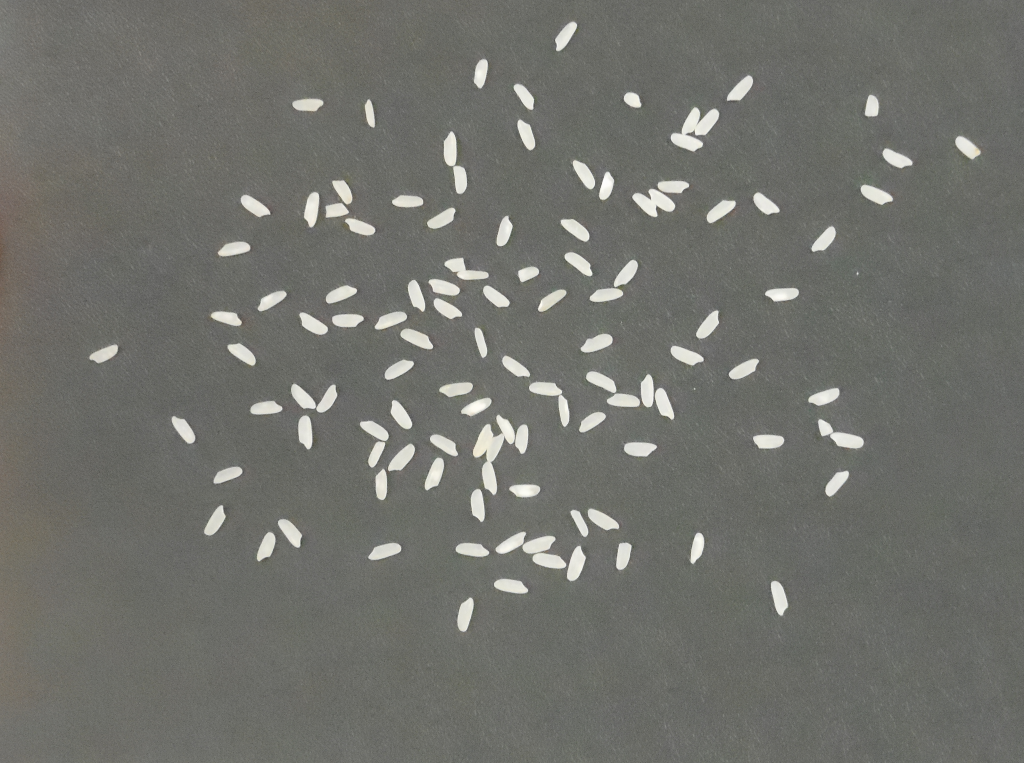
#> input picture Trabalho4/114.bmp, 1024 x 763 px
$ python main.py   (older library calls are emulated)
#> lines starting #> are read from the running program, lines starting #| are printed output that depends on the picture; after the words box and inside, x2 and y2 are one past the last pixel; in counts of white or black regions, pixels touching at a corner belong together
#===============================================================================
# Processamento Digital de Imagens
# Trabalho 4 - Segmentação
# Autor: Breno Moura de Abreu
# RA: 1561286
# Data: 2022-05-04
#===============================================================================

import cv2
import numpy as np

#=================================LEIA ME=======================================

'''
Ok, vamos lá...
Inicialmente preciso informar que o programa não funciona completamente
nem corretamente.
Acredito que a idea está correta, mas não consegui escrever
um programa funcional, infelizmente.
Admito que não investi tanto tempo quanto devia com esse projeto. Me ocupei
com outros trabalhos e acabei não tendo tempo o suficiente para terminar este
aqui nem procurar conselhos com o professor, o que teria sido muito útil, é claro.
Depois de pesquisar um pouco acabei encontrando uma solução envolvendo
encontrar bordas côncavas na imagem.
Não cheguei a ler o artigo que apresenta os métodos usados,
apenas li a introdução o que já me deu a base para utilizar essa ideia
para encontrar a resposta.
Tentei encontrar as soluções por conta própria, mas não consegui criar um programa funcional.
O programa não realiza o threshold adaptativo, então só "funciona" para imagens
com um foreground e background com valores parecidos entre si

A ideia aqui é a seguinte:
Encontrar as bordas dos elementos (grãos de arroz) utilizando o gradiente
Consigo encontrar os elementos isolados apenas utilizando um flood fill
Os elementos que fazem parte de um conjunto de elementos interligados
constituem um único blob, e suas bordas são compartilhadas.
É possível notar que para os elementos conjuntos há bordas côncavas, duas para
cada elemento adicional. Ou seja, se dois grãos de arroz estão interligados,
haverão duas bordas cônvadas, se há três grãos interligados, haverão quatro
bordas côncavas, etc.
Utilizando essa lógica é apenas necessário achar uma forma de encontrar
e contabilizar essas bordas côncavas.
Para tal, tentei encontrar um ponto médio entre dois pontos distanciados
entre um valor constante de pixels, e verificar se ele pertence ao grão de arroz
ou ao background. Se faz parte do último, é uma borda côncava.
'''

#===============================================================================

def main():

    # Carrega a imagem
    img = cv2.imread("114.bmp")
#> img is the input picture: shape (763, 1024, 3); mean B, G, R 107.9, 113.3, 112.6

    # Normaliza os valores da imagem para valores entre 0 e 1
    img = cv2.cvtColor(img, cv2.COLOR_BGR2GRAY)
#> img: shape (763, 1024)
    img = img.reshape((img.shape[0], img.shape[1], 1))
    img = img.astype(np.float32) / 255
#> img: shape (763, 1024, 1) float32
    img = cv2.GaussianBlur(img, (5, 5), 0)
#> img: shape (763, 1024) float32

    rows, cols = img.shape

    img_bin = binarize(img)
#> in binarize, `_, img_bin = cv2.threshold(img, 0.8, 1, cv2.THRESH_BINARY)`:
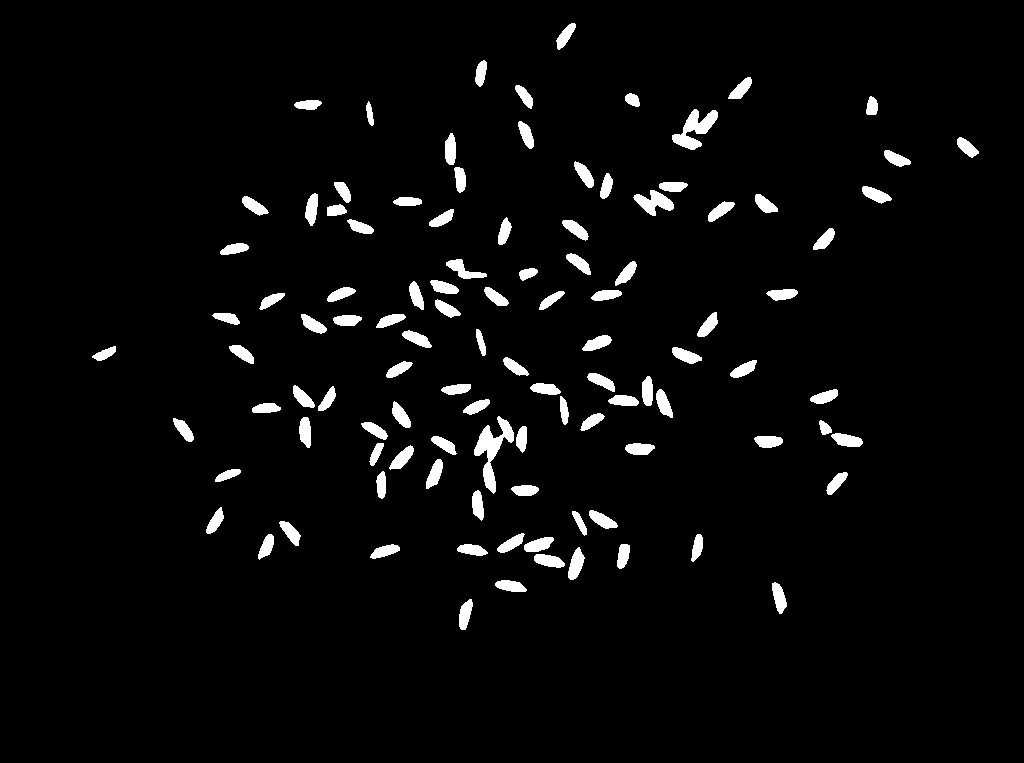
#> img_bin: shape (763, 1024) float32; values 0 (black) and 1 (white), 3.6% white; 107 white regions, largest, box (x1, y1, x2, y2) and area: (474, 416, 514, 494) 1086, (672, 109, 718, 150) 843, (633, 190, 674, 216) 546
    img_mag, dx, dy = find_edges(img_bin)
    img_ori = find_orientation(dx, dy)
    img_eroded = erode(img_mag)

    '''hsv = np.zeros_like(img_col)
    hsv[..., 0] = orientation
    hsv[..., 1] = 255
    hsv[..., 2] = cv2.normalize(eroded, None, 0, 255, cv2.NORM_MINMAX)
    bgr = cv2.cvtColor(hsv, cv2.COLOR_HSV2BGR)
    cv2.imwrite("test_ori.png", bgr)'''

    img_eroded_copy = img_eroded.copy()
    elements, ex, ey = find_elements(rows, cols, img_ori, img_eroded_copy)
    count = count_elements(elements, ex, ey, img_bin, img_eroded)

    print("Total de elementos: " + str(count))

#===============================================================================

def count_elements(elements, ex, ey, img_bin, img_eroded):
    ''' Conta a quantidade total de elementos presentes na imagem
        Isso é feito da seguinte forma:
        Encontra-se o número de bordas côncavas total dos elementos
        Se não há uma borda côncava, o elmento está isolado
        Para cada conjunto de elementos aglomerados há duas bordas côncavas
        para cada elemento interligado. Dessa forma, divide-se por 2 o número
        de bordas côncavas presentes na imagem e soma-se ao número total
        de blobs para encontrar a quantidade de elementos únicos na imagem '''

    count = 0
    wnd_size = 12
    for i in range(len(elements)):
        arr = elements[i]
        arrx = ex[i]
        arry = ey[i]
        j = 0
        while j + wnd_size < len(arr):
            # Encontra a diferença entre a orientação de dois pontos
            # Os pontos estão distanciados wnd_size pixels
            dif = abs(arr[j + wnd_size] - arr[j])
            if dif > 90:
                dif = abs(180 - dif)

            # Encontra o ponto médio entre os dois pixels
            midx = int(0.5 * arrx[j + wnd_size] + 0.5 *  arrx[j])
            midy = int(0.5 * arry[j + wnd_size] + 0.5 *  arry[j])

            # Verifica se o ponto médio faz parte do background ou não
            # Se sim, a borda é côncava
            if (img_bin[midy, midx] == 0 and img_eroded[midy, midx] == 0 and dif > 30):
                count = count + 1
                # Pula para o pixel da extermidade oposta e continua o algoritmo
                # a partir daquele ponto, já que a borda côncava foi encontrada.
                j = j + wnd_size
            else:
                j = j + 1

    # Retorna a quantidade total de elementos presentes na imagem
    return int(count / 2) + len(elements)

#===============================================================================

def find_elements(rows, cols, img_ori, img_eroded):
    ''' Encontra todos os elementos e armazena as coordenadas e a orientação
        de cada pixel que pertence ao elemento
        Retorna uma lista contendo todos os elementos '''
    elements = []
    array = []
    ex = []
    ey = []
    for y in range(rows):
        for x in range(cols):
            # Caso o pixel pertence a uma borda
            if img_eroded[y, x] != 0:
                array = []
                arrx = []
                arry = []
                # Realiza o flood fill para encontrar todos os pixels
                # que pertencem ao elemento, e armazena informações
                flood_fill(y, x, array, img_eroded, arrx, arry, img_ori)
                elements.append(array)
                ex.append(arrx)
                ey.append(arry)

    return elements, ex, ey

#===============================================================================

def find_orientation(dx, dy):
    ''' Encontra a orientação de cada pixel que pertence à uma borda '''
    orientation = cv2.phase(dx, dy, angleInDegrees=True)
    orientation = orientation / 2
    return orientation

#===============================================================================

def erode(img):
    ''' Realiza a erosão da imagem que apresenta as bordas dos elementos
        Isso é feito para afinar as bordas, permitindo trabalhar com menos pixels '''
    kernel = np.ones((2, 2))
    eroded = cv2.erode(img, kernel, iterations=1)
    return eroded

#===============================================================================

def find_edges(img):
    ''' Aplica o gradiente como filtro de Sobel para encontrar as bordas
        dos elementos, representado pela magnetude.'''
    dx = cv2.Sobel(img, cv2.CV_32F, 1, 0, ksize=3)
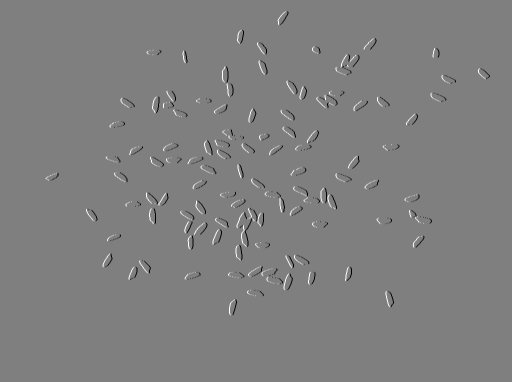
#> dx: shape (763, 1024) float32 (shown at 1/2 size); min -4, max 4, mean 0; drawn with min black and max white
    dy = cv2.Sobel(img, cv2.CV_32F, 0, 1, ksize=3)
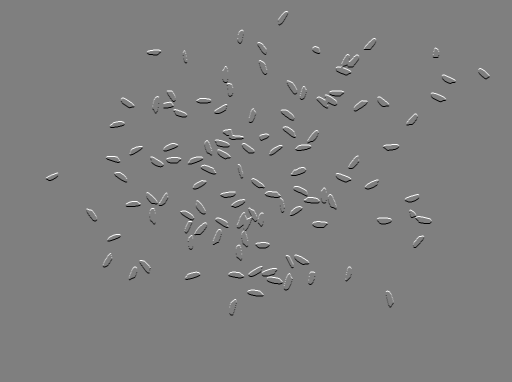
#> dy: shape (763, 1024) float32 (shown at 1/2 size); min -4, max 4, mean 0; drawn with min black and max white
    mag = cv2.magnitude(dx, dy)
    return mag, dx, dy

#===============================================================================

def binarize(img):
    ''' Binariza a imagem '''
    _, img_bin = cv2.threshold(img, 0.8, 1, cv2.THRESH_BINARY)
    return img_bin

#===============================================================================

def flood_fill(y, x, array, matrix, arrx, arry, orientation):
    ''' Realiza um flood fill nos contornos e armazena sua orientação
        Preenche arrays contendo as coordenadas e a orientação dos pixels '''
    rows, cols = matrix.shape
    array.append(orientation[y, x])
    arrx.append(x)
    arry.append(y)
    matrix[y, x] = 0

    if(y - 1 >= 0 and matrix[y - 1, x] != 0):
        flood_fill(y - 1, x, array, matrix, arrx, arry, orientation)
    if(x + 1 < cols and matrix[y, x + 1] != 0):
        flood_fill(y, x + 1, array, matrix, arrx, arry, orientation)
    if(y + 1 < rows and matrix[y + 1, x] != 0):
        flood_fill(y + 1, x, array, matrix, arrx, arry, orientation)
    if(x - 1 >= 0 and matrix[y, x - 1] != 0):
        flood_fill(y, x - 1, array, matrix, arrx, arry, orientation)

#===============================================================================

if __name__ == "__main__":
    main()
#> in erode, `eroded = cv2.erode(img, kernel, iterations=1)`:
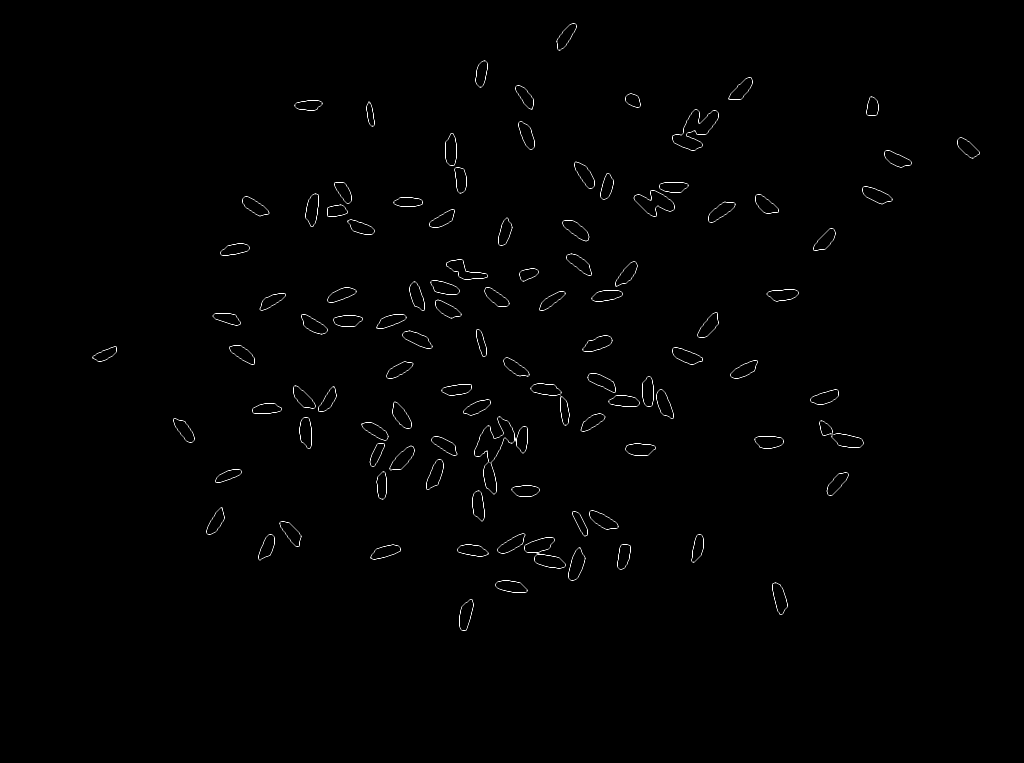
#> eroded: shape (763, 1024) float32; min 0, max 4, mean 0.0285; drawn with min black and max white
#> after the loop in find_elements, `for y in range(rows):`: elements = 103 items
#> the loop in count_elements, `for i in range(len(elements)):` made 103 passes
#> after the loop in count_elements, `for i in range(len(elements)):`: count = 23
#> in main, `count = count_elements(elements, ex, ey, img_bin, img_eroded)`: count = 114
#| Total de elementos: 114

$ run again, with Trabalho4/150.bmp copied over Trabalho4/114.bmp
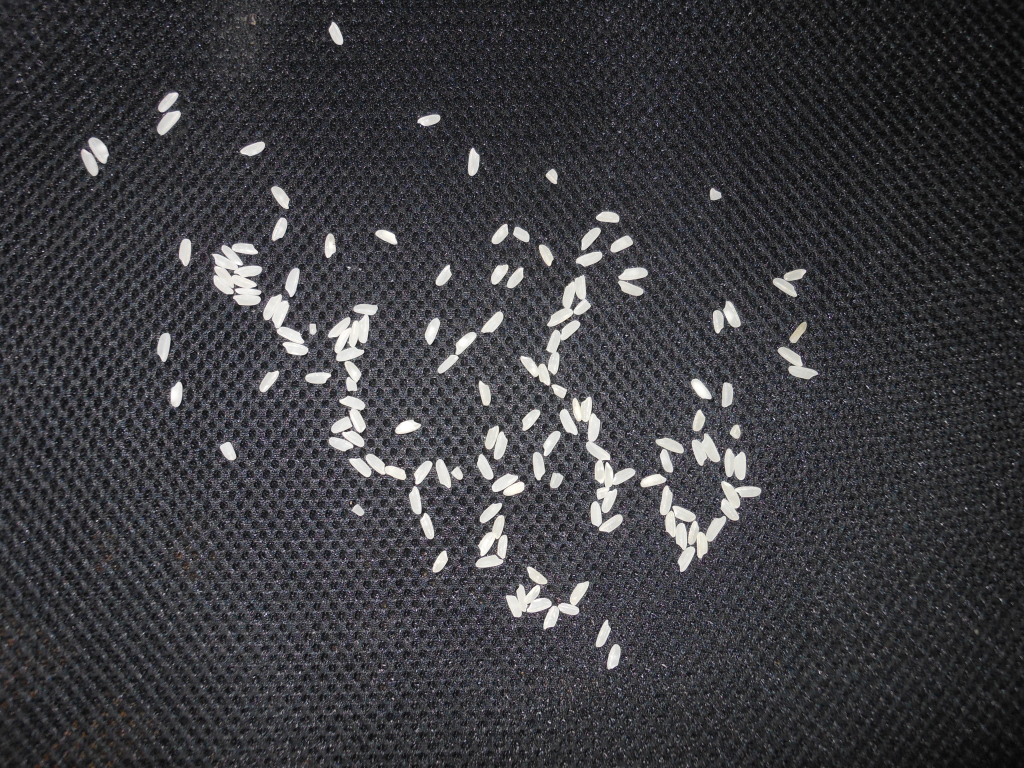
#> input picture Trabalho4/150.bmp, 1024 x 768 px
#> in main, img is the input picture: shape (768, 1024, 3); mean B, G, R 64.2, 60.3, 60.5
#> in binarize, `_, img_bin = cv2.threshold(img, 0.8, 1, cv2.THRESH_BINARY)`:
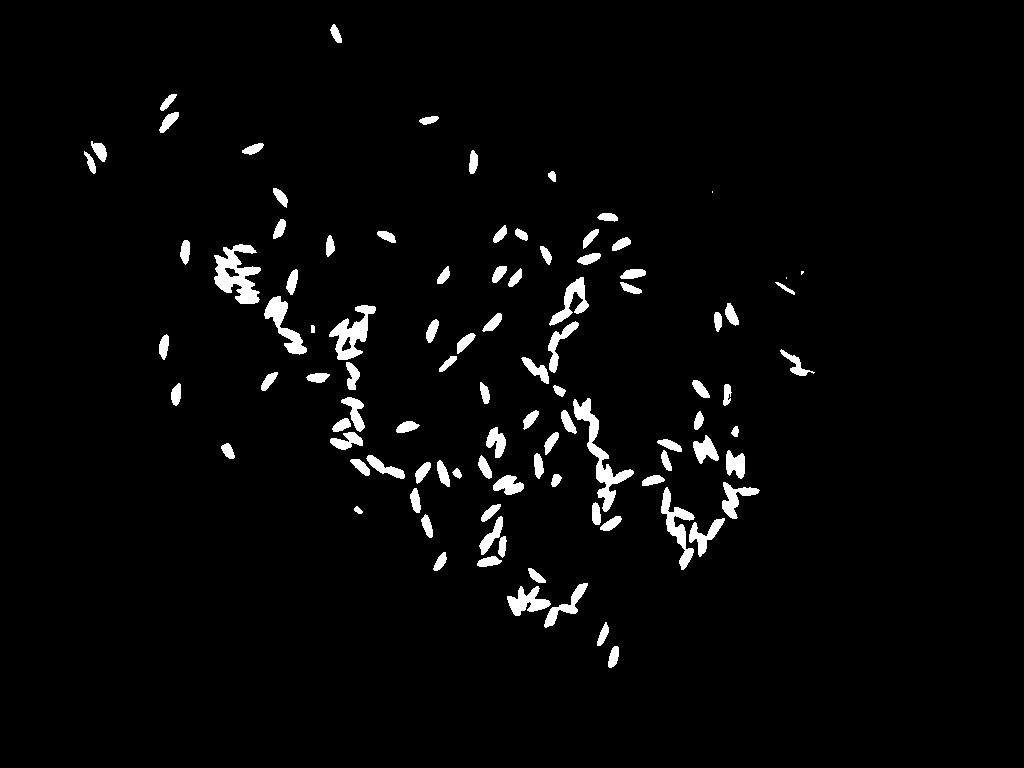
#> img_bin: shape (768, 1024) float32; values 0 (black) and 1 (white), 3.1% white; 98 white regions (3 under 20 px), largest, box (x1, y1, x2, y2) and area: (214, 244, 261, 304) 1515, (573, 398, 634, 512) 1482, (329, 305, 376, 360) 1098
#> in erode, `eroded = cv2.erode(img, kernel, iterations=1)`:
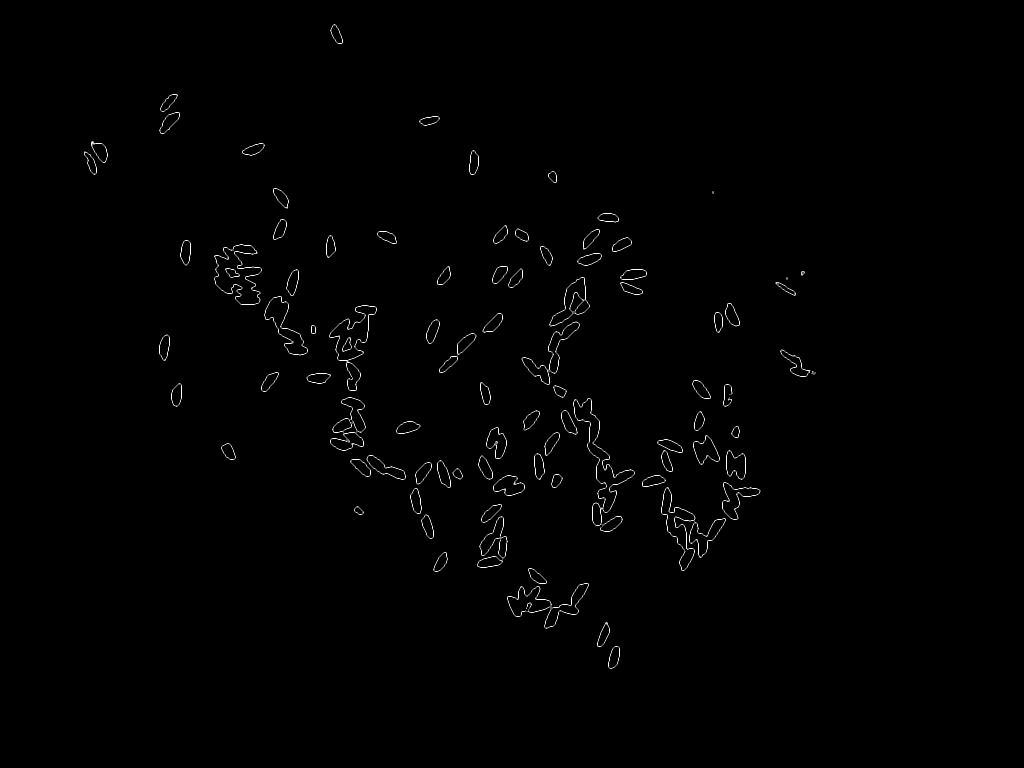
#> eroded: shape (768, 1024) float32; min 0, max 4, mean 0.027; drawn with min black and max white
#> after the loop in find_elements, `for y in range(rows):`: elements = 93 items
#> the loop in count_elements, `for i in range(len(elements)):` made 93 passes
#> (arr, arrx, arry) on passes 11, 32: ([45, 80.78, 99.22, 112.5, 135, 135], [712, 713, 713, 713, 712, 712], [191, 191, 192, 193, 193, 192]), ([45, 80.78, 99.22, 112.5, 135, 135], [786, 787, 787, 787, 786, 786], [277, 277, 278, 279, 279, 278])
#> after the loop in count_elements, `for i in range(len(elements)):`: count = 115
#> in main, `count = count_elements(elements, ex, ey, img_bin, img_eroded)`: count = 150
#| Total de elementos: 150
